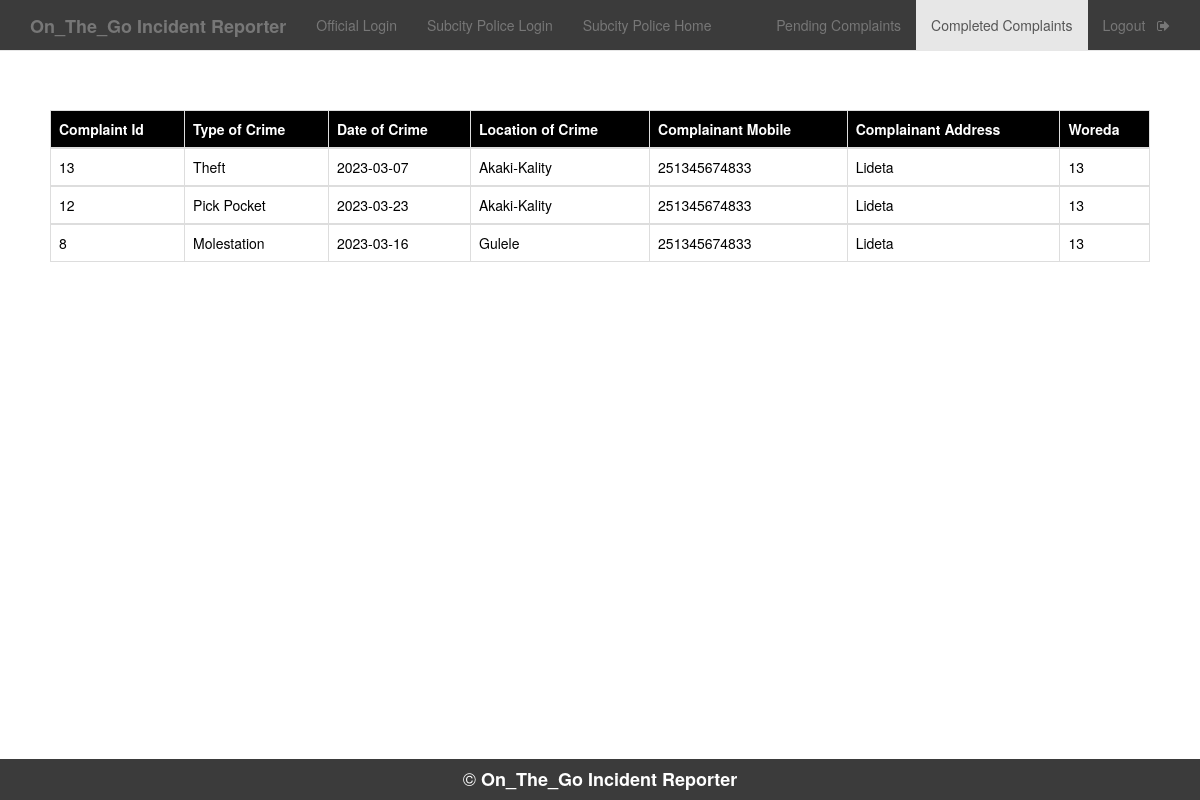
The page /Sub_police_complete.php (signed in) on the database as committed earlier.
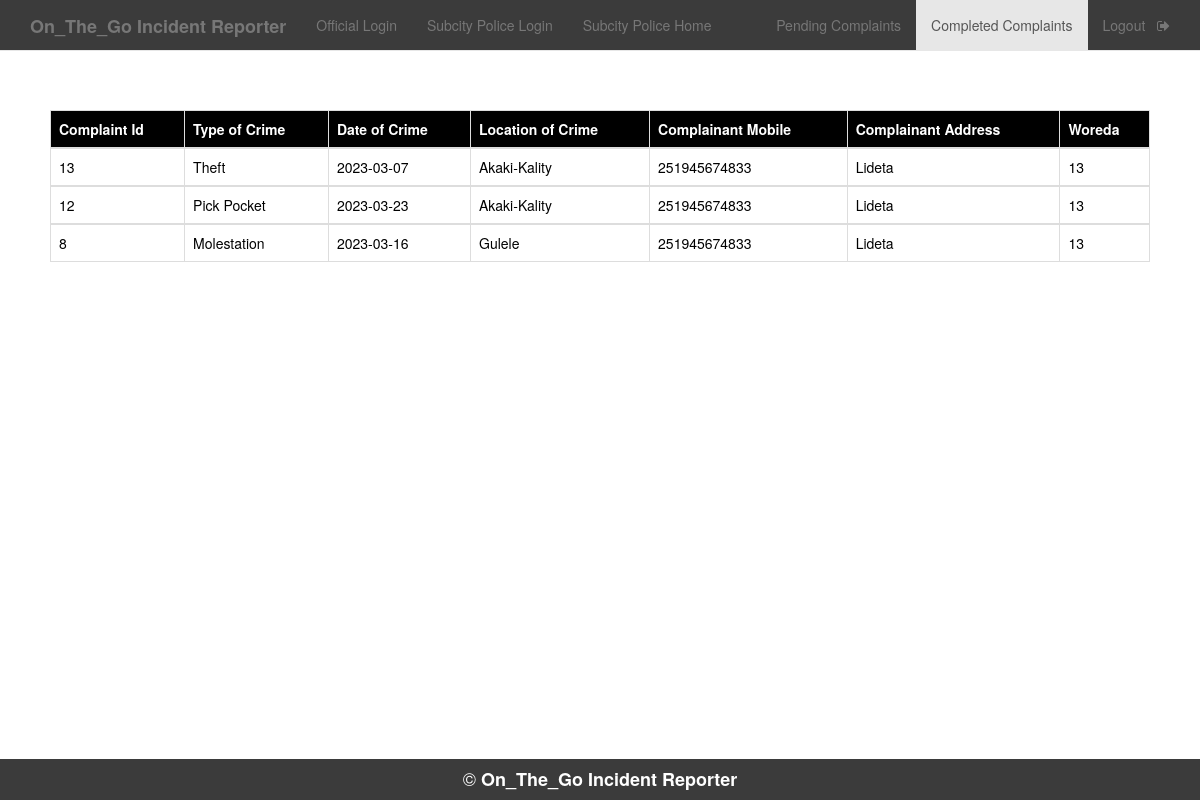
The same page on the database as committed later.
### tables this page shows
CREATE TABLE `p_handler` (
  `c_id` int(11) NOT NULL,
  `id_no` bigint(12) NOT NULL,
  `type_crime` varchar(50) NOT NULL,
  `d_o_c` date NOT NULL,
  `repo_time_and_date` varchar(50) NOT NULL,
  `location` varchar(50) NOT NULL,
  `description` varchar(7000) NOT NULL,
  `inc_status` varchar(50) NOT NULL,
  `pol_status` varchar(50) DEFAULT NULL,
  `p_id` varchar(50) NOT NULL
);

CREATE TABLE `user` (
  `u_name` varchar(50) NOT NULL,
  `u_id` varchar(50) NOT NULL,
  `u_pass` varchar(50) NOT NULL,
  `sub` varchar(50) NOT NULL,
  `woreda` int(2) NOT NULL,
  `id_no` bigint(12) NOT NULL,
  `gen` varchar(15) NOT NULL,
  `mob` bigint(13) NOT NULL
);

### Sub_police_complete.php (the view, shortened to what this page needs)
<!DOCTYPE html>
<html>
<head>
	<link rel="stylesheet" type="text/css" href="https://maxcdn.bootstrapcdn.com/bootstrap/3.3.5/css/bootstrap.min.css">
	<link rel="stylesheet" type="text/css" href="https://maxcdn.bootstrapcdn.com/font-awesome/4.4.0/css/font-awesome.min.css">
     <?php
    $conn=mysqli_connect("localhost","root","");
    mysqli_select_db($conn,"on_the_go incident reporter");
    $p_id=$_SESSION['pol'];
     $result=mysqli_query($conn,"SELECT c_id,type_crime,d_o_c,location,mob,sub,woreda FROM p_handler natural join user where p_id='$p_id' and pol_status='ChargeSheet Filed' order by c_id desc");
    ?>
</head>
<body>
	<nav  class="navbar navbar-default navbar-fixed-top" style="background-color:#3b3b3b;">
  <div class="container">
    <div class="navbar-header">
      <a class="navbar-brand" href="home.php"><b>On_The_Go Incident Reporter</b></a>
    </div>
    <div id="navbar" class="collapse navbar-collapse">
      <ul class="nav navbar-nav">
        <li ><a href="official_login.php">Official Login</a></li>
        <li ><a href="Sub_policelogin.php">Subcity Police Login</a></li>
        <li><a href="Sub_policeHome.php">Subcity Police Home</a></li>
      </ul>
      <ul class="nav navbar-nav navbar-right">
        <li><a href="Sub_policeHome.php">Pending Complaints</a></li>
        <li  class="active" ><a href="Sub_police_complete.php">Completed Complaints</a></li>
        <li><a href="Sub_police_logout.php">Logout &nbsp <i class="fa fa-sign-out" aria-hidden="true"></i></a></li>
      </ul>
    </div>
  </div>
 </nav>
 <div style="padding:50px;margin-top:5%;">
   <table class="table table-bordered">
    <thead class="thead-dark" style="background-color: black; color: white;">
      <tr>
        <th scope="col">Complaint Id</th>
        <th scope="col">Type of Crime</th>
        <th scope="col">Date of Crime</th>
          <th scope="col">Location of Crime</th>
          <th scope="col">Complainant Mobile</th>
          <th scope="col">Complainant Address</th>
          <th scope="col">Woreda</th>
      </tr>
    </thead>
<?php
      while($rows=mysqli_fetch_assoc($result)){
    ?>
    <tbody style="background-color: white; color: black;">
      <tr>
        <td><?php echo $rows['c_id']; ?></td>
        <td><?php echo $rows['type_crime']; ?></td>
        <td><?php echo $rows['d_o_c']; ?></td>
        <td><?php echo $rows['location']; ?></td>
        <td><?php echo $rows['mob']; ?></td>
        <td><?php echo $rows['sub']; ?></td>
        <td><?php echo $rows['woreda']; ?></td>
      </tr>
    </tbody>
    <?php
    }
    ?>
</table>
 </div>
 <div style="position: fixed;
            left: 0;
            bottom: 0;
            width: 100%;
            background-color:#3b3b3b;
            color: white;
            text-align: center;">
            <h4 style="color: white;">&copy <b>On_The_Go Incident Reporter</b></h4>
         </div>
</body>
</html>

Rows that differ between the two databases and show on the page:
changed through a linked row, p_handler "Theft": id_no.mob "251345674833" → "251945674833"
changed through a linked row, p_handler "Pick Pocket": id_no.mob "251345674833" → "251945674833"
changed through a linked row, p_handler "Molestation": id_no.mob "251345674833" → "251945674833"
